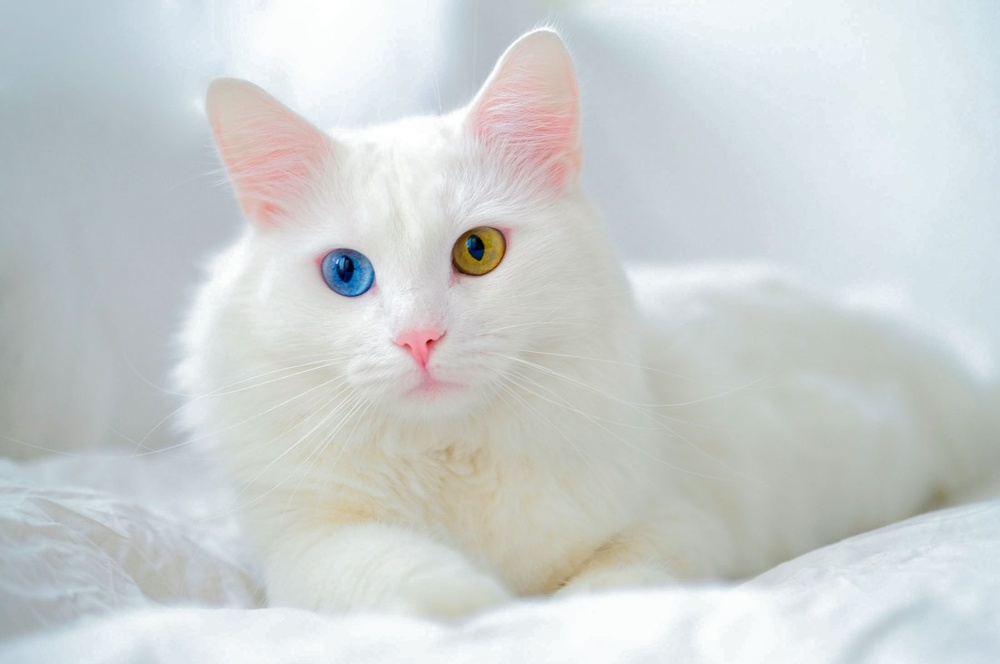
#> input picture cat/cat1.jpg, 1000 x 664 px, shrunk from 1600 x 1062 before the run, found by its file name
$ jupyter execute ImageRead.ipynb
#> lines starting #> are read from the running program, lines starting #| are printed output that depends on the picture
[cell 1]
import cv2 as cv
import matplotlib.pylab as plt
img=plt.imread('cat1.jpg')
#> img is the input picture: shape (664, 1000, 3); mean R, G, B 204.6, 209.1, 208.8
plt.imshow(img)

[cell 2]
type(img)
img.shape
img.size
img.dtype
img

[cell 3]
img.min()
#> Out = 0

[cell 4]
img.max()
#> Out = 255

[cell 5]
img.mean()
#> Out = 207.5

[cell 6]
img[0,0]
#> Out = [180, 198, 208]

[cell 7]
type(img[0,0])

[cell 8]
img[0,0,0]
#> Out = 180

[cell 9]
img[0,0,1]
#> Out = 198

[cell 10]
img[0,0,2]
#> Out = 208

[cell 11]
r=img[:,:,1]
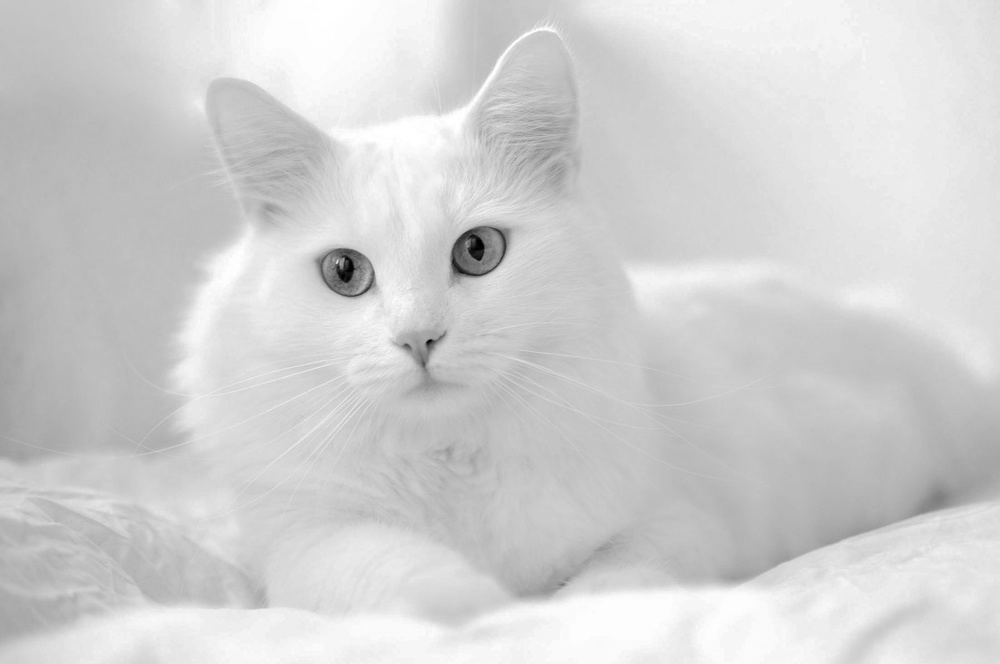
#> r: shape (664, 1000); min 0, max 255, mean 209.1
r.shape
#> Out = (664, 1000)

[cell 12]
plt.imshow(r)#it is because openCV itself creates its layer upon picture(rest channels were not zero, so showing mixed color)

[cell 13]
plt.imshow(r,cmap='gray')

[cell 14]
import numpy as np
aap=np.zeros(img.shape)
aap[:,:,0]=r
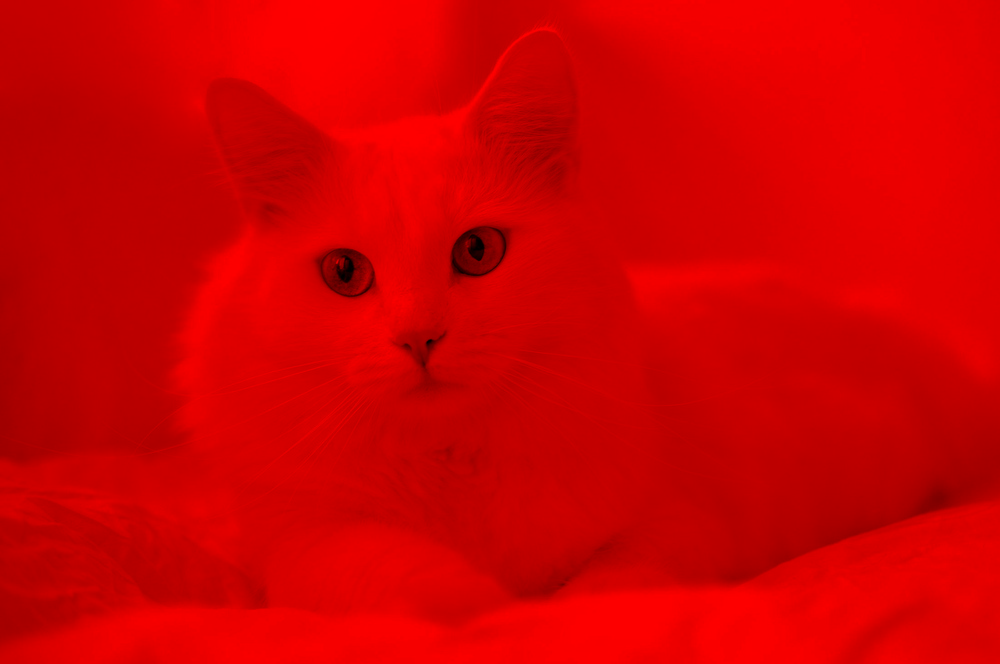
#> aap: shape (664, 1000, 3) float64; mean of channels 0, 1, 2 209.1, 0, 0; drawn as R, G, B
plt.imshow(aap)
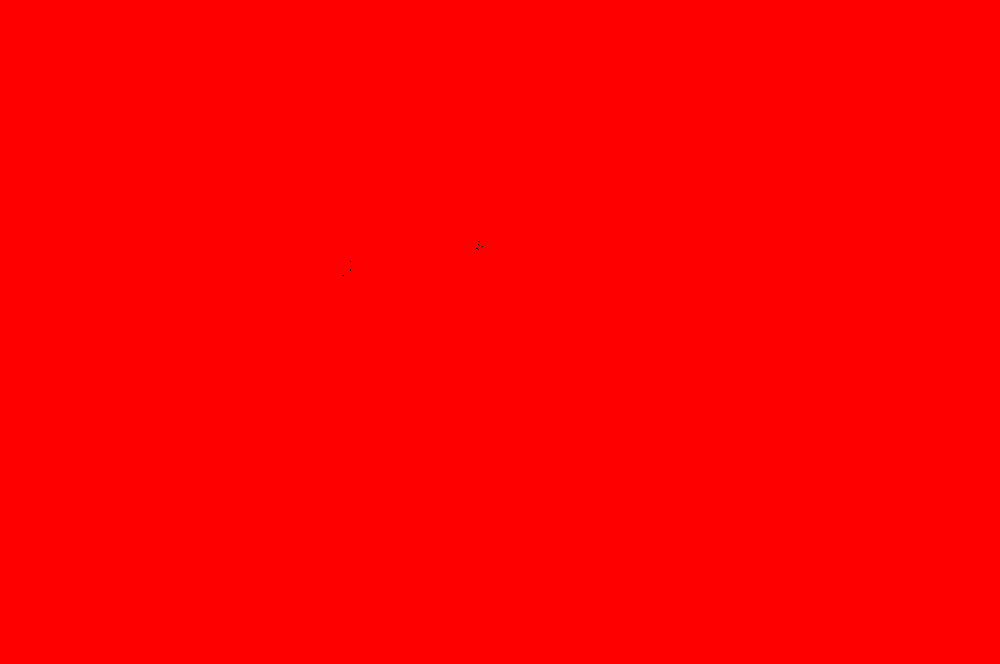
#> shown: shape (664, 1000, 3) float64; mean R, G, B 1, 0, 0
